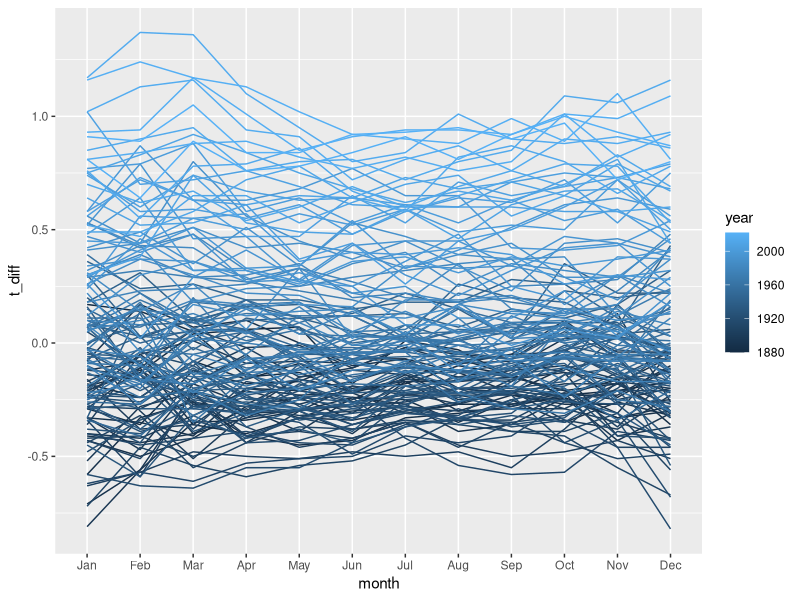
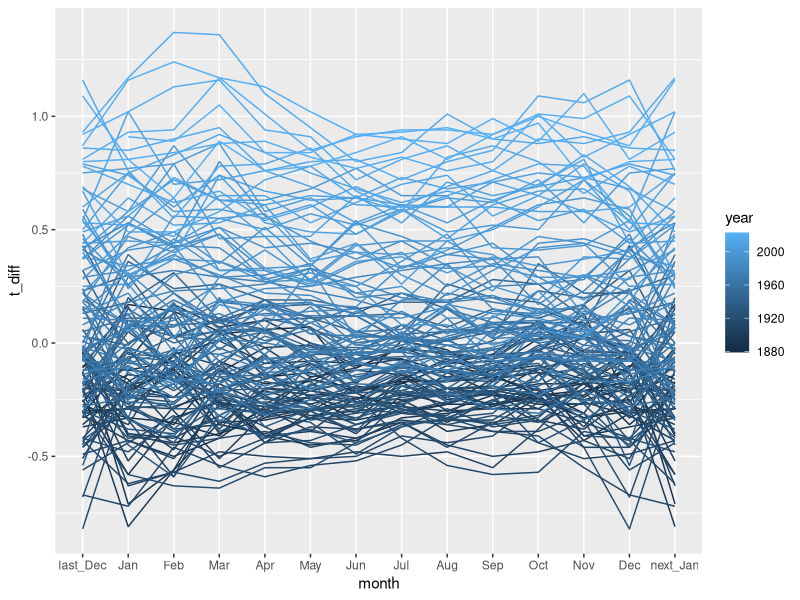

Reproduce these figures in R, in order.
library(tidyverse)

# 1. First plot
t_diff <- 
  read_csv("data/GLB.Ts+dSST.csv", skip = 1, na = "***") %>% #load CSV file, skip 1st rows, na value in the data is "***"
  select(year = Year, month.abb) %>% #month.abb is constant R build-in. which is the same as our datatype
  # Tidy dataframe by converting month in 1 column accept for year
  #Pivot dataframe for all columns except for year column, Give a name of month column
  pivot_longer(-year, names_to = "month", values_to = "t_diff") %>%
  drop_na() %>% #Ignore NA value
  mutate(month = factor(month, levels = month.abb)) #Order months into numerical order rather than alphabit order, define month as a factor
  
  
t_diff %>%
  ggplot(aes(x = month, y = t_diff, group = year, color = year)) +
  geom_line()

# 2. Second plot: There are data in preceding year and next year.
# Need to create 3 separated dataframes

t_diff <- 
  read_csv("data/GLB.Ts+dSST.csv", skip = 1, na = "***") %>% #load CSV file, skip 1st rows
  select(year = Year, month.abb) %>% #month.abb is constant R build-in. which is the same as our datatype
  # Tidy dataframe by converting month in 1 column accept for year
  #Pivot dataframe for all columns except for year column, Give a name of month column
  pivot_longer(-year, names_to = "month", values_to = "t_diff") %>%
  drop_na() #Ignore NA value
  

# Create 3 Separated dataframe
# Create dataframe for preceding December
last_dec <-
  t_diff %>%
  filter(month == "Dec") %>% #Filter December
  mutate(year = year - 1,   #Calculate preceding year by using the original data
         month = "last_Dec") #Rename Dec to last_Dec

#Create dataframe for next Jan
next_jan <-
  t_diff %>%
  filter(month == "Jan") %>% #Filter January
  mutate(year = year + 1,    # Add extra year
         month = "next_Jan") # Rename it

#Combine 3 dataframes
bind_rows(last_dec,t_diff,next_jan) %>%
  mutate(month = factor(month, levels = c("last_Dec", month.abb, "next_Jan"))) %>% #Order months into numerical order rather than alphabit order, define month as a factor
  ggplot(aes(x = month, y = t_diff, group = year, color = year)) +
  geom_line()
